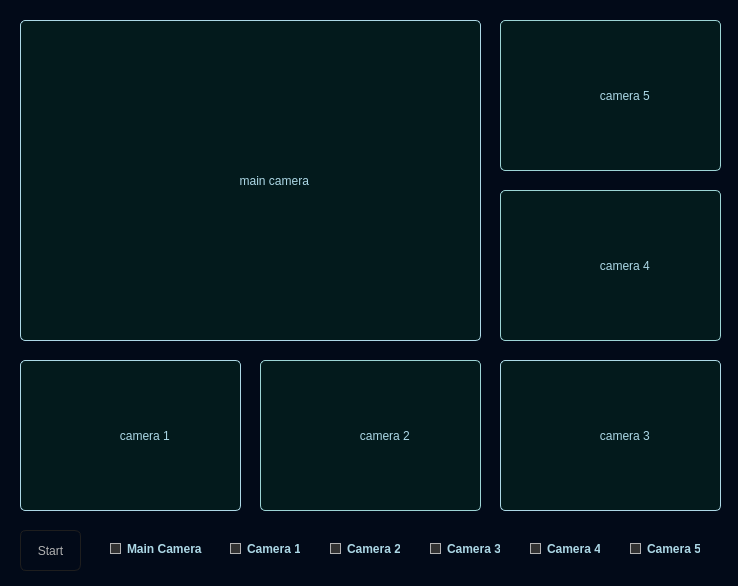
<?xml version="1.0" encoding="UTF-8"?>
<ui version="4.0">
 <class>MainWindow</class>
 <widget class="QMainWindow" name="MainWindow">
  <property name="enabled">
   <bool>true</bool>
  </property>
  <property name="geometry">
   <rect>
    <x>0</x>
    <y>0</y>
    <width>738</width>
    <height>586</height>
   </rect>
  </property>
  <property name="font">
   <font>
    <family>Tw Cen MT Condensed Extra Bold</family>
   </font>
  </property>
  <property name="windowTitle">
   <string>MainWindow</string>
  </property>
  <property name="styleSheet">
   <string notr="true">QToolTip
{
     border: 1px solid black;
     background-color:#020A18;
     padding: 1px;
     border-radius: 3px;
     opacity: 100;
}

QWidget
{
    color: lightblue;
    background-color: #020A18;
}

QTreeView, QListView
{
    background-color: silver;
    margin-left: 5px;
}

QWidget:item:hover
{
    background-color: QLinearGradient( x1: 0, y1: 0, x2: 0, y2: 1, stop: 0 #ffa02f, stop: 1 #ca0619);
    color: #000000;
}

QWidget:item:selected
{
    background-color: QLinearGradient( x1: 0, y1: 0, x2: 0, y2: 1, stop: 0 #ffa02f, stop: 1 #d7801a);
}

QMenuBar::item
{
    background: transparent;
}

QMenuBar::item:selected
{
    background: transparent;
    border: 1px solid #ffaa00;
}

QMenuBar::item:pressed
{
    background: #444;
    border: 1px solid #000;
    background-color: QLinearGradient(
        x1:0, y1:0,
        x2:0, y2:1,
        stop:1 #212121,
        stop:0.4 #343434/*,
        stop:0.2 #343434,
        stop:0.1 #ffaa00*/
    );
    margin-bottom:-1px;
    padding-bottom:1px;
}

QMenu
{
    border: 1px solid #000;
}

QMenu::item
{
    padding: 2px 20px 2px 20px;
}

QMenu::item:selected
{
    color: #000000;
}

QWidget:disabled
{
    color: #808080;
    background-color: #323232;
}

QAbstractItemView
{
    background-color: QLinearGradient( x1: 0, y1: 0, x2: 0, y2: 1, stop: 0 #4d4d4d, stop: 0.1 #646464, stop: 1 #5d5d5d);
}

QWidget:focus
{
    /*border: 1px solid darkgray;*/
}

QLineEdit
{
    background-color: QLinearGradient( x1: 0, y1: 0, x2: 0, y2: 1, stop: 0 #4d4d4d, stop: 0 #646464, stop: 1 #5d5d5d);
    padding: 1px;
    border-style: solid;
    border: 1px solid #1e1e1e;
    border-radius: 5;
}

QPushButton
{
    color: #b1b1b1;
    background-color: QLinearGradient( x1: 0, y1: 0, x2: 0, y2: 1, stop: 0 #565656, stop: 0.1 #525252, stop: 0.5 #4e4e4e, stop: 0.9 #4a4a4a, stop: 1 #464646);
    border-width: 1px;
    border-color: #1e1e1e;
    border-style: solid;
    border-radius: 6;
    padding: 3px;
    font-size: 12px;
    padding-left: 5px;
    padding-right: 5px;
    min-width: 40px;
}

QPushButton:pressed
{
    background-color: QLinearGradient( x1: 0, y1: 0, x2: 0, y2: 1, stop: 0 #2d2d2d, stop: 0.1 #2b2b2b, stop: 0.5 #292929, stop: 0.9 #282828, stop: 1 #252525);
}

QComboBox
{
    selection-background-color: #ffaa00;
    background-color: QLinearGradient( x1: 0, y1: 0, x2: 0, y2: 1, stop: 0 #565656, stop: 0.1 #525252, stop: 0.5 #4e4e4e, stop: 0.9 #4a4a4a, stop: 1 #464646);
    border-style: solid;
    border: 1px solid #1e1e1e;
    border-radius: 5;
}

QComboBox:hover,QPushButton:hover
{
    border: 2px solid QLinearGradient( x1: 0, y1: 0, x2: 0, y2: 1, stop: 0 #ffa02f, stop: 1 #d7801a);
}

QComboBox:on
{
    padding-top: 3px;
    padding-left: 4px;
    background-color: QLinearGradient( x1: 0, y1: 0, x2: 0, y2: 1, stop: 0 #2d2d2d, stop: 0.1 #2b2b2b, stop: 0.5 #292929, stop: 0.9 #282828, stop: 1 #252525);
    selection-background-color: #ffaa00;
}


QComboBox QAbstractItemView
{
    border: 2px solid darkgray;
    selection-background-color: QLinearGradient( x1: 0, y1: 0, x2: 0, y2: 1, stop: 0 #ffa02f, stop: 1 #d7801a);
}

QComboBox::drop-down
{
     subcontrol-origin: padding;
     subcontrol-position: top right;
     width: 15px;

     border-left-width: 0px;
     border-left-color: darkgray;
     border-left-style: solid; /* just a single line */
     border-top-right-radius: 3px; /* same radius as the QComboBox */
     border-bottom-right-radius: 3px;
 }

QComboBox::down-arrow
{
     image: url(:/dark_orange/img/down_arrow.png);
}

QGroupBox
{
    border: 1px solid darkgray;
    margin-top: 10px;
}

QGroupBox:focus
{
    border: 1px solid darkgray;
}

QTextEdit:focus
{
    border: 1px solid darkgray;
}

QScrollBar:horizontal {
     border: 1px solid #222222;
     background: QLinearGradient( x1: 0, y1: 0, x2: 0, y2: 1, stop: 0.0 #121212, stop: 0.2 #282828, stop: 1 #484848);
     height: 7px;
     margin: 0px 16px 0 16px;
}

QScrollBar::handle:horizontal
{
      background: QLinearGradient( x1: 0, y1: 0, x2: 1, y2: 0, stop: 0 #ffa02f, stop: 0.5 #d7801a, stop: 1 #ffa02f);
      min-height: 20px;
      border-radius: 2px;
}

QScrollBar::add-line:horizontal {
      border: 1px solid #1b1b19;
      border-radius: 2px;
      background: QLinearGradient( x1: 0, y1: 0, x2: 1, y2: 0, stop: 0 #ffa02f, stop: 1 #d7801a);
      width: 14px;
      subcontrol-position: right;
      subcontrol-origin: margin;
}

QScrollBar::sub-line:horizontal {
      border: 1px solid #1b1b19;
      border-radius: 2px;
      background: QLinearGradient( x1: 0, y1: 0, x2: 1, y2: 0, stop: 0 #ffa02f, stop: 1 #d7801a);
      width: 14px;
     subcontrol-position: left;
     subcontrol-origin: margin;
}

QScrollBar::right-arrow:horizontal, QScrollBar::left-arrow:horizontal
{
      border: 1px solid black;
      width: 1px;
      height: 1px;
      background: white;
}

QScrollBar::add-page:horizontal, QScrollBar::sub-page:horizontal
{
      background: none;
}

QScrollBar:vertical
{
      background: QLinearGradient( x1: 0, y1: 0, x2: 1, y2: 0, stop: 0.0 #121212, stop: 0.2 #282828, stop: 1 #484848);
      width: 7px;
      margin: 16px 0 16px 0;
      border: 1px solid #222222;
}

QScrollBar::handle:vertical
{
      background: QLinearGradient( x1: 0, y1: 0, x2: 0, y2: 1, stop: 0 #ffa02f, stop: 0.5 #d7801a, stop: 1 #ffa02f);
      min-height: 20px;
      border-radius: 2px;
}

QScrollBar::add-line:vertical
{
      border: 1px solid #1b1b19;
      border-radius: 2px;
      background: QLinearGradient( x1: 0, y1: 0, x2: 0, y2: 1, stop: 0 #ffa02f, stop: 1 #d7801a);
      height: 14px;
      subcontrol-position: bottom;
      subcontrol-origin: margin;
}

QScrollBar::sub-line:vertical
{
      border: 1px solid #1b1b19;
      border-radius: 2px;
      background: QLinearGradient( x1: 0, y1: 0, x2: 0, y2: 1, stop: 0 #d7801a, stop: 1 #ffa02f);
      height: 14px;
      subcontrol-position: top;
      subcontrol-origin: margin;
}

QScrollBar::up-arrow:vertical, QScrollBar::down-arrow:vertical
{
      border: 1px solid black;
      width: 1px;
      height: 1px;
      background: white;
}


QScrollBar::add-page:vertical, QScrollBar::sub-page:vertical
{
      background: none;
}

QTextEdit
{
    background-color: #242424;
}

QPlainTextEdit
{
    background-color: #242424;
}

QHeaderView::section
{
    background-color: QLinearGradient(x1:0, y1:0, x2:0, y2:1, stop:0 #616161, stop: 0.5 #505050, stop: 0.6 #434343, stop:1 #656565);
    color: white;
    padding-left: 4px;
    border: 1px solid #6c6c6c;
}

QCheckBox:disabled
{
color: #414141;
}

QDockWidget::title
{
    text-align: center;
    spacing: 3px; /* spacing between items in the tool bar */
    background-color: QLinearGradient(x1:0, y1:0, x2:0, y2:1, stop:0 #323232, stop: 0.5 #242424, stop:1 #323232);
}

QDockWidget::close-button, QDockWidget::float-button
{
    text-align: center;
    spacing: 1px; /* spacing between items in the tool bar */
    background-color: QLinearGradient(x1:0, y1:0, x2:0, y2:1, stop:0 #323232, stop: 0.5 #242424, stop:1 #323232);
}

QDockWidget::close-button:hover, QDockWidget::float-button:hover
{
    background: #242424;
}

QDockWidget::close-button:pressed, QDockWidget::float-button:pressed
{
    padding: 1px -1px -1px 1px;
}

QMainWindow::separator
{
    color: white;
    padding-left: 4px;
    border: 1px solid #4c4c4c;
    spacing: 3px; /* spacing between items in the tool bar */
    background-image: url('Wallpaper0.jpg');
}

QMainWindow::separator:hover
{
    color: white;
    padding-left: 4px;
    border: 1px solid #6c6c6c;
    spacing: 3px; /* spacing between items in the tool bar */
    background-image: url('Wallpaper0.jpg');
}

QToolBar::handle
{
     spacing: 3px; /* spacing between items in the tool bar */
     background: url(:/dark_orange/img/handle.png);
}

QMenu::separator
{
    height: 2px;
    background-color: QLinearGradient(x1:0, y1:0, x2:0, y2:1, stop:0 #161616, stop: 0.5 #151515, stop: 0.6 #212121, stop:1 #343434);
    color: white;
    padding-left: 4px;
    margin-left: 10px;
    margin-right: 5px;
}

QProgressBar
{
    border: 2px solid grey;
    border-radius: 5px;
    text-align: center;
}

QProgressBar::chunk
{
    background-color: #d7801a;
    width: 2.15px;
    margin: 0.5px;
}

QTabBar::tab {
    color: #b1b1b1;
    border: 1px solid #444;
    border-bottom-style: none;
    background-color: #323232;
    padding-left: 10px;
    padding-right: 10px;
    padding-top: 3px;
    padding-bottom: 2px;
    margin-right: -1px;
}

QTabWidget::pane {
    border: 1px solid #444;
    top: 1px;
}

QTabBar::tab:last
{
    margin-right: 0; /* the last selected tab has nothing to overlap with on the right */
    border-top-right-radius: 3px;
}

QTabBar::tab:first:!selected
{
 margin-left: 0px; /* the last selected tab has nothing to overlap with on the right */


    border-top-left-radius: 3px;
}

QTabBar::tab:!selected
{
    color: #b1b1b1;
    border-bottom-style: solid;
    margin-top: 3px;
    background-color: QLinearGradient(x1:0, y1:0, x2:0, y2:1, stop:1 #212121, stop:.4 #343434);
}

QTabBar::tab:selected
{
    border-top-left-radius: 3px;
    border-top-right-radius: 3px;
    margin-bottom: 0px;
}

QTabBar::tab:!selected:hover
{
    /*border-top: 2px solid #ffaa00;
    padding-bottom: 3px;*/
    border-top-left-radius: 3px;
    border-top-right-radius: 3px;
    background-color: QLinearGradient(x1:0, y1:0, x2:0, y2:1, stop:1 #212121, stop:0.4 #343434, stop:0.2 #343434, stop:0.1 #ffaa00);
}

QRadioButton::indicator:checked, QRadioButton::indicator:unchecked{
    color: #b1b1b1;
    background-color: #323232;
    border: 1px solid #b1b1b1;
    border-radius: 6px;
}

QRadioButton::indicator:checked
{
    background-color: qradialgradient(
        cx: 0.5, cy: 0.5,
        fx: 0.5, fy: 0.5,
        radius: 1.0,
        stop: 0.25 #ffaa00,
        stop: 0.3 #323232
    );
}

QCheckBox::indicator{
    color: #b1b1b1;
    background-color: #323232;
    border: 1px solid #b1b1b1;
    width: 9px;
    height: 9px;
}

QRadioButton::indicator
{
    border-radius: 6px;
}

QRadioButton::indicator:hover, QCheckBox::indicator:hover
{
    border: 1px solid #ffaa00;
}

QCheckBox::indicator:checked
{
    image:url(checkbox.png);
}

QCheckBox::indicator:disabled, QRadioButton::indicator:disabled
{
    border: 1px solid #444;
}


QSlider::groove:horizontal {
    border: 1px solid #3A3939;
    height: 8px;
    background: #201F1F;
    margin: 2px 0;
    border-radius: 2px;
}

QSlider::handle:horizontal {
    background: QLinearGradient( x1: 0, y1: 0, x2: 0, y2: 1,
      stop: 0.0 silver, stop: 0.2 #a8a8a8, stop: 1 #727272);
    border: 1px solid #3A3939;
    width: 14px;
    height: 14px;
    margin: -4px 0;
    border-radius: 2px;
}

QSlider::groove:vertical {
    border: 1px solid #3A3939;
    width: 8px;
    background: #201F1F;
    margin: 0 0px;
    border-radius: 2px;
}

QSlider::handle:vertical {
    background: QLinearGradient( x1: 0, y1: 0, x2: 0, y2: 1, stop: 0.0 silver,
      stop: 0.2 #a8a8a8, stop: 1 #727272);
    border: 1px solid #3A3939;
    width: 14px;
    height: 14px;
    margin: 0 -4px;
    border-radius: 2px;
}

QAbstractSpinBox {
    padding-top: 2px;
    padding-bottom: 2px;
    border: 1px solid darkgray;

    border-radius: 2px;
    min-width: 50px;
}</string>
  </property>
  <widget class="QWidget" name="centralwidget">
   <property name="styleSheet">
    <string notr="true"/>
   </property>
   <widget class="QCheckBox" name="checkBox_2">
    <property name="geometry">
     <rect>
      <x>330</x>
      <y>540</y>
      <width>70</width>
      <height>17</height>
     </rect>
    </property>
    <property name="font">
     <font>
      <weight>75</weight>
      <bold>true</bold>
     </font>
    </property>
    <property name="text">
     <string>Camera 2</string>
    </property>
   </widget>
   <widget class="QCheckBox" name="checkBox_3">
    <property name="geometry">
     <rect>
      <x>430</x>
      <y>540</y>
      <width>70</width>
      <height>17</height>
     </rect>
    </property>
    <property name="font">
     <font>
      <weight>75</weight>
      <bold>true</bold>
     </font>
    </property>
    <property name="text">
     <string>Camera 3</string>
    </property>
   </widget>
   <widget class="QCheckBox" name="checkBox_4">
    <property name="geometry">
     <rect>
      <x>530</x>
      <y>540</y>
      <width>70</width>
      <height>17</height>
     </rect>
    </property>
    <property name="font">
     <font>
      <weight>75</weight>
      <bold>true</bold>
     </font>
    </property>
    <property name="text">
     <string>Camera 4</string>
    </property>
   </widget>
   <widget class="QLabel" name="liveView_0">
    <property name="geometry">
     <rect>
      <x>20</x>
      <y>20</y>
      <width>461</width>
      <height>321</height>
     </rect>
    </property>
    <property name="styleSheet">
     <string notr="true">background-color: rgba(8, 170, 63, 0.1);
border-radius: 5px; </string>
    </property>
    <property name="text">
     <string>                                                                  main camera</string>
    </property>
   </widget>
   <widget class="QLabel" name="label_0">
    <property name="geometry">
     <rect>
      <x>20</x>
      <y>20</y>
      <width>461</width>
      <height>321</height>
     </rect>
    </property>
    <property name="styleSheet">
     <string notr="true">background-color: rgba(0, 0, 0, 0);
border: 1px solid lightblue;
border-radius: 5px;</string>
    </property>
    <property name="text">
     <string/>
    </property>
   </widget>
   <widget class="QCheckBox" name="checkBox_1">
    <property name="geometry">
     <rect>
      <x>230</x>
      <y>540</y>
      <width>70</width>
      <height>17</height>
     </rect>
    </property>
    <property name="font">
     <font>
      <weight>75</weight>
      <bold>true</bold>
     </font>
    </property>
    <property name="text">
     <string>Camera 1</string>
    </property>
   </widget>
   <widget class="QLabel" name="label_4">
    <property name="geometry">
     <rect>
      <x>500</x>
      <y>190</y>
      <width>221</width>
      <height>151</height>
     </rect>
    </property>
    <property name="styleSheet">
     <string notr="true">background-color: rgba(0, 0, 0, 0);
border: 1px solid lightblue;
border-radius: 5px;</string>
    </property>
    <property name="text">
     <string/>
    </property>
   </widget>
   <widget class="QLabel" name="liveView_4">
    <property name="geometry">
     <rect>
      <x>500</x>
      <y>190</y>
      <width>221</width>
      <height>151</height>
     </rect>
    </property>
    <property name="styleSheet">
     <string notr="true">background-color: rgba(8, 170, 63, 0.1);
border-radius: 5px; </string>
    </property>
    <property name="text">
     <string>                              camera 4</string>
    </property>
   </widget>
   <widget class="QLabel" name="label_5">
    <property name="geometry">
     <rect>
      <x>500</x>
      <y>20</y>
      <width>221</width>
      <height>151</height>
     </rect>
    </property>
    <property name="styleSheet">
     <string notr="true">background-color: rgba(0, 0, 0, 0);
border: 1px solid lightblue;
border-radius: 5px;</string>
    </property>
    <property name="text">
     <string/>
    </property>
   </widget>
   <widget class="QLabel" name="liveView_5">
    <property name="geometry">
     <rect>
      <x>500</x>
      <y>20</y>
      <width>221</width>
      <height>151</height>
     </rect>
    </property>
    <property name="styleSheet">
     <string notr="true">background-color: rgba(8, 170, 63, 0.1);
border-radius: 5px; </string>
    </property>
    <property name="text">
     <string>                              camera 5</string>
    </property>
   </widget>
   <widget class="QLabel" name="label_2">
    <property name="geometry">
     <rect>
      <x>260</x>
      <y>360</y>
      <width>221</width>
      <height>151</height>
     </rect>
    </property>
    <property name="styleSheet">
     <string notr="true">background-color: rgba(0, 0, 0, 0);
border: 1px solid lightblue;
border-radius: 5px;</string>
    </property>
    <property name="text">
     <string/>
    </property>
   </widget>
   <widget class="QLabel" name="liveView_2">
    <property name="geometry">
     <rect>
      <x>260</x>
      <y>360</y>
      <width>221</width>
      <height>151</height>
     </rect>
    </property>
    <property name="styleSheet">
     <string notr="true">background-color: rgba(8, 170, 63, 0.1);
border-radius: 5px; </string>
    </property>
    <property name="text">
     <string>                              camera 2</string>
    </property>
   </widget>
   <widget class="QLabel" name="liveView_1">
    <property name="geometry">
     <rect>
      <x>20</x>
      <y>360</y>
      <width>221</width>
      <height>151</height>
     </rect>
    </property>
    <property name="styleSheet">
     <string notr="true">background-color: rgba(8, 170, 63, 0.1);
border-radius: 5px; </string>
    </property>
    <property name="text">
     <string>                              camera 1</string>
    </property>
   </widget>
   <widget class="QLabel" name="label_1">
    <property name="geometry">
     <rect>
      <x>20</x>
      <y>360</y>
      <width>221</width>
      <height>151</height>
     </rect>
    </property>
    <property name="styleSheet">
     <string notr="true">background-color: rgba(0, 0, 0, 0);
border: 1px solid lightblue;
border-radius: 5px;</string>
    </property>
    <property name="text">
     <string/>
    </property>
   </widget>
   <widget class="QCheckBox" name="checkBox_5">
    <property name="geometry">
     <rect>
      <x>630</x>
      <y>540</y>
      <width>70</width>
      <height>17</height>
     </rect>
    </property>
    <property name="font">
     <font>
      <weight>75</weight>
      <bold>true</bold>
     </font>
    </property>
    <property name="text">
     <string>Camera 5</string>
    </property>
   </widget>
   <widget class="QCheckBox" name="checkBox_0">
    <property name="geometry">
     <rect>
      <x>110</x>
      <y>540</y>
      <width>101</width>
      <height>17</height>
     </rect>
    </property>
    <property name="font">
     <font>
      <weight>75</weight>
      <bold>true</bold>
     </font>
    </property>
    <property name="text">
     <string>Main Camera</string>
    </property>
   </widget>
   <widget class="QLabel" name="liveView_3">
    <property name="geometry">
     <rect>
      <x>500</x>
      <y>360</y>
      <width>221</width>
      <height>151</height>
     </rect>
    </property>
    <property name="styleSheet">
     <string notr="true">background-color: rgba(8, 170, 63, 0.1);
border-radius: 5px; </string>
    </property>
    <property name="text">
     <string>                              camera 3</string>
    </property>
   </widget>
   <widget class="QLabel" name="label_3">
    <property name="geometry">
     <rect>
      <x>500</x>
      <y>360</y>
      <width>221</width>
      <height>151</height>
     </rect>
    </property>
    <property name="styleSheet">
     <string notr="true">background-color: rgba(0, 0, 0, 0);
border: 1px solid lightblue;
border-radius: 5px;</string>
    </property>
    <property name="text">
     <string/>
    </property>
   </widget>
   <widget class="QPushButton" name="pushButton">
    <property name="geometry">
     <rect>
      <x>20</x>
      <y>530</y>
      <width>61</width>
      <height>41</height>
     </rect>
    </property>
    <property name="styleSheet">
     <string notr="true">background-color: rgba(8, 170, 63, 0);</string>
    </property>
    <property name="text">
     <string>Start</string>
    </property>
   </widget>
   <zorder>liveView_0</zorder>
   <zorder>label_0</zorder>
   <zorder>checkBox_2</zorder>
   <zorder>checkBox_3</zorder>
   <zorder>checkBox_4</zorder>
   <zorder>checkBox_1</zorder>
   <zorder>label_4</zorder>
   <zorder>liveView_4</zorder>
   <zorder>label_5</zorder>
   <zorder>liveView_5</zorder>
   <zorder>label_2</zorder>
   <zorder>liveView_2</zorder>
   <zorder>liveView_1</zorder>
   <zorder>label_1</zorder>
   <zorder>checkBox_5</zorder>
   <zorder>checkBox_0</zorder>
   <zorder>liveView_3</zorder>
   <zorder>label_3</zorder>
   <zorder>pushButton</zorder>
  </widget>
 </widget>
 <resources/>
 <connections/>
</ui>
